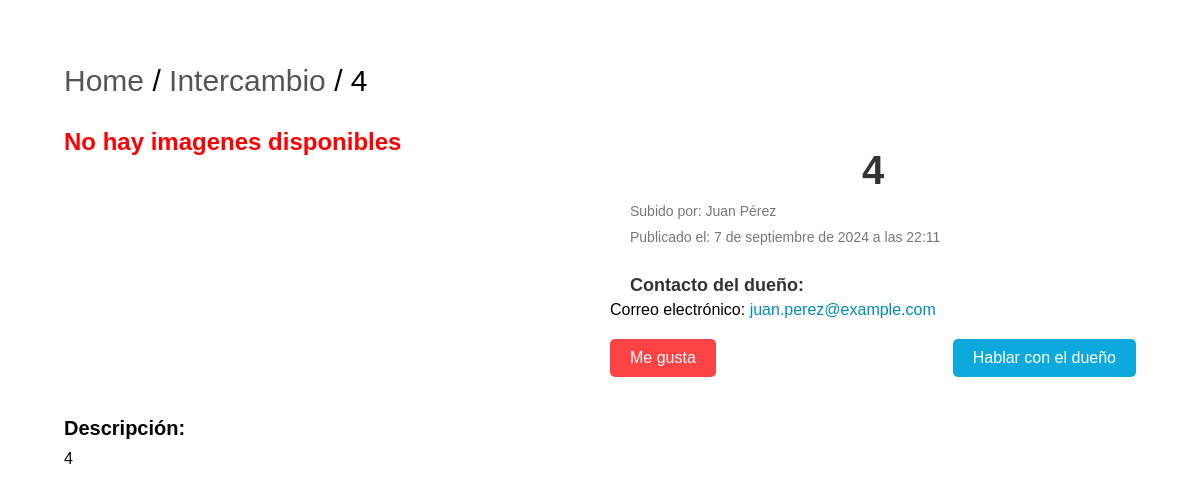
Page /articulo/5/ on the earlier database version.
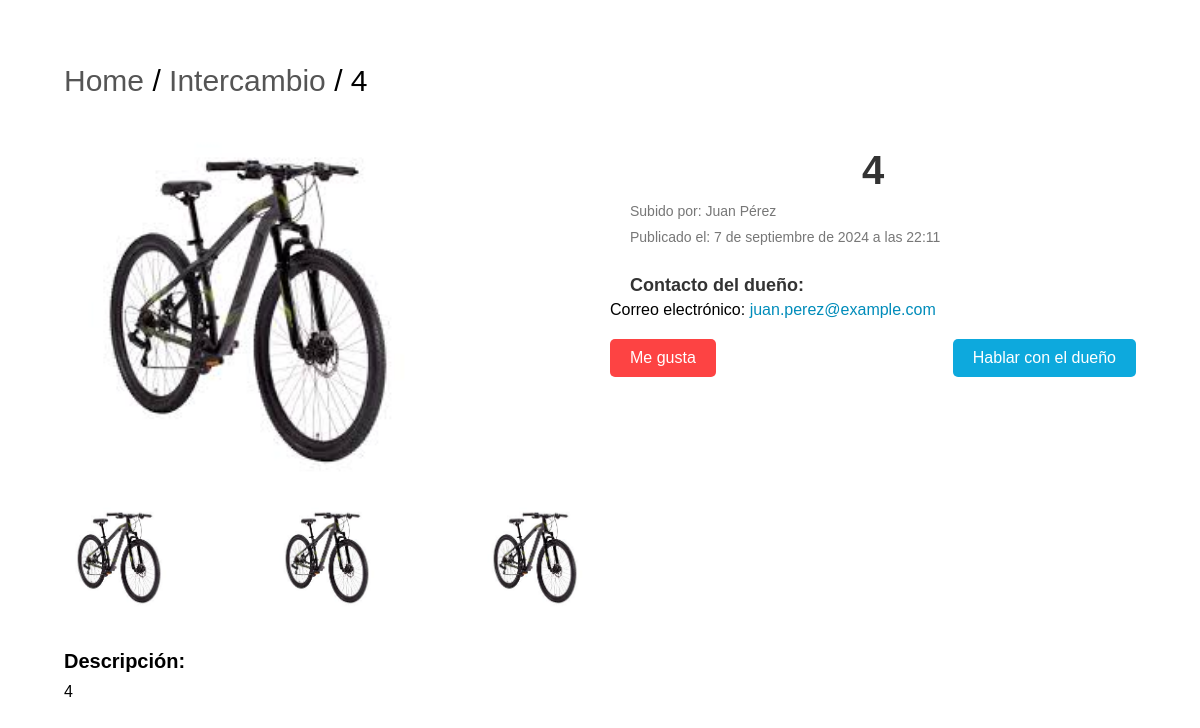
Same page on the later database version.
### core/models.py (models this page shows, shortened)
class Articulo(models.Model):
    nombre = models.CharField(max_length=100)
    descripcion = models.TextField()
    ubicacion = models.CharField(max_length=100)
    fecha_subida = models.DateTimeField(auto_now_add=True)
    fecha_actualizacion = models.DateTimeField(auto_now=True)
    imagen = models.ImageField(upload_to='articulos/', null=True, blank=True)
    usuario = models.ForeignKey(User, on_delete=models.CASCADE, null=False,blank=False)

### core/views.py (the view)
# urls.py: path('articulo/<int:pk>/', ArticuloDetailView.as_view(), name='articulo-detail'),
class ArticuloDetailView(DetailView):
    model = Articulo
    template_name = 'core/articulo_detail.html'
    context_object_name = 'articulo'

### core/templates/core/articulo_detail.html (shortened to what this page needs)
{% load static %}
<!DOCTYPE html>
<html lang="es">
  <head>
    <link rel="stylesheet" href="{% static 'core/styles/product-details.css' %}" />
  </head>
  <body>
    <div class="product-container">
      <div class="breadcrumb">
        <a href="{% url 'articulo-list' %}">Home</a> / <a href="#">Intercambio</a> / {{articulo.nombre}}
      </div>
      <div class="product-grid">
        <div class="product-images">
          <div class="main-image">
            {% if articulo.imagen %}
            <img src="{{ articulo.imagen.url }}" alt="{{ articulo.nombre }}" />
            {% endif %}
          </div>
          <div class="image-thumbnails">
            {% if articulo.imagen %}
            <img src="{{ articulo.imagen.url }}" alt="{{ articulo.nombre }}" />
            <img src="{{ articulo.imagen.url }}" alt="{{ articulo.nombre }}" />
            <img src="{{ articulo.imagen.url }}" alt="{{ articulo.nombre }}" />
            {% else %}
            <h2 style="text-align: center; color: red;">No hay imagenes disponibles</h2>
            {% endif %}
          </div>
        </div>
        <div class="product-info">
          <h1 class="product-title">{{articulo.nombre}}</h1>
          <p class="product-user">Subido por: Juan Pérez</p>
          <p class="product-date">Publicado el: {{articulo.fecha_subida}}</p>
          <div class="contact-info">
            <h3>Contacto del dueño:</h3>
            <p>
              Correo electrónico:
              <a href="#">juan.perez@example.com</a>
            </p>
          </div>
          <div class="product-actions">
            <button class="like-button">Me gusta</button>
            <button class="contact-button">Hablar con el dueño</button>
          </div>
        </div>
      </div>
      <div class="product-details">
        <h2>Descripción:</h2>
        <p>
          {{articulo.descripcion}}
        </p>
      </div>
    </div>
  </body>
</html>

### core/static/core/styles/product-details.css (style rules this page uses)
* { box-sizing: border-box; margin: 0; padding: 0; font-family: Arial, sans-serif; }
body { display: flex; justify-content: center; height: 100vh; width: 100vw; }
.product-container { width: 100%; height: 100%; background-color: #fff; padding: 4rem; }
.breadcrumb { font-size: 30px; margin-bottom: 20px; }
.breadcrumb a { text-decoration: none; color: #555; }
.product-grid { display: grid; grid-template-columns: 1fr 1fr; gap: 20px; }
.product-images { display: flex; flex-direction: column; }
.main-image img { width: 368px; height: auto; border-radius: 10px; }
.image-thumbnails { display: flex; justify-content: space-between; margin-top: 10px; }
.image-thumbnails img { width: 110px; height: auto; border-radius: 5px; }
.product-info { display: flex; flex-direction: column; border-radius: 25px; }
.product-title { font-size: 40px; font-weight: bold; color: #333; margin-bottom: 10px; text-align: center; margin-top: 30px; }
.product-user, .product-date { font-size: 14px; color: #777; margin-bottom: 10px; margin-left: 20px; }
.contact-info h3 { font-size: 18px; color: #333; margin-bottom: 5px; margin-left: 20px; }
.contact-info a { color: #008cba; text-decoration: none; }
.product-actions { display: flex; justify-content: space-between; margin-top: 20px; }
.like-button, .contact-button { background-color: #0da9dd; color: #fff; border: none; padding: 10px 20px; border-radius: 5px; cursor: pointer; font-size: 16px; }
.like-button { background-color: #fd4343; }
.product-details { margin-top: 40px; }
.product-details h2 { font-size: 20px; margin-bottom: 10px; }

Differences in the rows shown:
changed Articulo: imagen: picture added
Other differences:
text no longer shown: "No hay imagenes disponibles"
